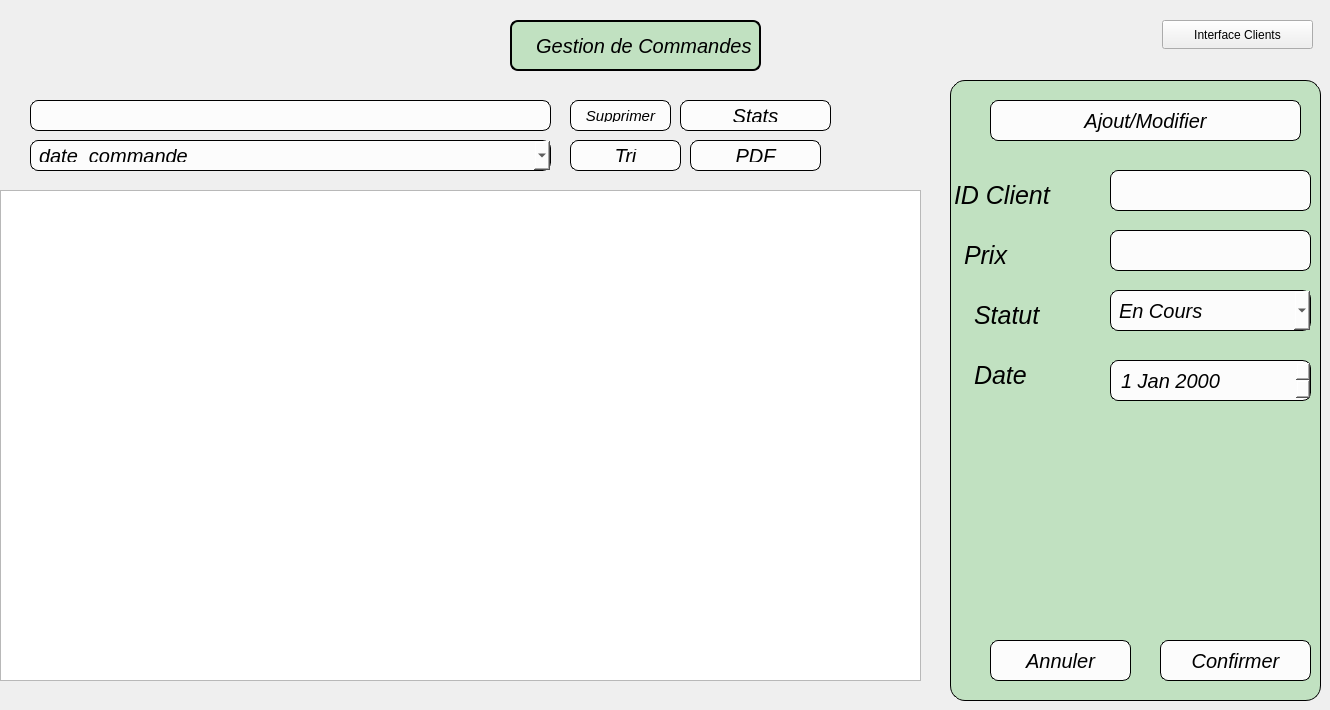
    <widget class="QWidget" name="pagecommande">
     <widget class="QLabel" name="label_2">
      <property name="geometry">
       <rect>
        <x>510</x>
        <y>20</y>
        <width>251</width>
        <height>51</height>
       </rect>
      </property>
      <property name="styleSheet">
       <string notr="true">QLabel {
background-color: rgb(193, 225, 193);
    border: 2px solid black;   
    border-radius: 8px;        
    color: black;             
    font-size: 20px;            
    font-family:&quot;Calibri&quot;;  
    font-style: italic;         
    padding: 8px;              
}</string>
      </property>
      <property name="text">
       <string>  Gestion de Commandes</string>
      </property>
     </widget>
     <widget class="QTableView" name="tableView">
      <property name="geometry">
       <rect>
        <x>0</x>
        <y>190</y>
        <width>921</width>
        <height>491</height>
       </rect>
      </property>
     </widget>
     <widget class="QPushButton" name="pushButtonStatCommandes">
      <property name="geometry">
       <rect>
        <x>680</x>
        <y>100</y>
        <width>151</width>
        <height>31</height>
       </rect>
      </property>
      <property name="styleSheet">
       <string notr="true">
    background-color: #FCFCFC;   /* Fond rose pastel */
    border: 1px solid black;    /* Contour noir */
    border-radius: 8px;         /* Coins légèrement arrondis */
    color: black;               /* Couleur du texte */
    font-size: 20px;            /* Taille du texte */
    font-family: &quot;Calibri&quot;;  /* Police artistique */
    font-style: italic;         /* Optionnel : style italique */
    padding: 8px;               /* Espacement interne */
</string>
      </property>
      <property name="text">
       <string>Stats</string>
      </property>
     </widget>
     <widget class="QLabel" name="label_3">
      <property name="geometry">
       <rect>
        <x>950</x>
        <y>80</y>
        <width>371</width>
        <height>621</height>
       </rect>
      </property>
      <property name="styleSheet">
       <string notr="true">background-color: rgb(193, 225, 193); 
    border: 1px solid black;    /* Contour noir */
    border-radius: 15px;        /* Coins arrondis */
    color: black;               /* Couleur du texte */
    font-size: 16px;            /* Taille du texte */
    padding: 5px;               /* Espacement interne */</string>
      </property>
      <property name="text">
       <string/>
      </property>
     </widget>
     <widget class="QPushButton" name="pushButton_8">
      <property name="geometry">
       <rect>
        <x>990</x>
        <y>100</y>
        <width>311</width>
        <height>41</height>
       </rect>
      </property>
      <property name="styleSheet">
       <string notr="true">
    background-color: #FCFCFC;   /* Fond rose pastel */
    border: 1px solid black;    /* Contour noir */
    border-radius: 8px;         /* Coins légèrement arrondis */
    color: black;               /* Couleur du texte */
    font-size: 20px;            /* Taille du texte */
    font-family: &quot;Calibri&quot;;  /* Police artistique */
    font-style: italic;         /* Optionnel : style italique */
    padding: 8px;               /* Espacement interne */
</string>
      </property>
      <property name="text">
       <string>Ajout/Modifier</string>
      </property>
     </widget>
     <widget class="QPushButton" name="pushButtonPDFCommandes">
      <property name="geometry">
       <rect>
        <x>690</x>
        <y>140</y>
        <width>131</width>
        <height>31</height>
       </rect>
      </property>
      <property name="styleSheet">
       <string notr="true">
    background-color: #FCFCFC;   /* Fond rose pastel */
    border: 1px solid black;    /* Contour noir */
    border-radius: 8px;         /* Coins légèrement arrondis */
    color: black;               /* Couleur du texte */
    font-size: 20px;            /* Taille du texte */
    font-family: &quot;Calibri&quot;;  /* Police artistique */
    font-style: italic;         /* Optionnel : style italique */
    padding: 8px;               /* Espacement interne */
</string>
      </property>
      <property name="text">
       <string>PDF</string>
      </property>
     </widget>
     <widget class="QPushButton" name="pushButton_10">
      <property name="geometry">
       <rect>
        <x>1160</x>
        <y>640</y>
        <width>151</width>
        <height>41</height>
       </rect>
      </property>
      <property name="styleSheet">
       <string notr="true">
    background-color: #FCFCFC;   /* Fond rose pastel */
    border: 1px solid black;    /* Contour noir */
    border-radius: 8px;         /* Coins légèrement arrondis */
    color: black;               /* Couleur du texte */
    font-size: 20px;            /* Taille du texte */
    font-family: &quot;Calibri&quot;;  /* Police artistique */
    font-style: italic;         /* Optionnel : style italique */
    padding: 8px;               /* Espacement interne */
</string>
      </property>
      <property name="text">
       <string>Confirmer</string>
      </property>
     </widget>
     <widget class="QPushButton" name="pushButton_11">
      <property name="geometry">
       <rect>
        <x>990</x>
        <y>640</y>
        <width>141</width>
        <height>41</height>
       </rect>
      </property>
      <property name="styleSheet">
       <string notr="true">
    background-color: #FCFCFC;   /* Fond rose pastel */
    border: 1px solid black;    /* Contour noir */
    border-radius: 8px;         /* Coins légèrement arrondis */
    color: black;               /* Couleur du texte */
    font-size: 20px;            /* Taille du texte */
    font-family: &quot;Calibri&quot;;  /* Police artistique */
    font-style: italic;         /* Optionnel : style italique */
    padding: 8px;               /* Espacement interne */
</string>
      </property>
      <property name="text">
       <string>Annuler</string>
      </property>
     </widget>
     <widget class="QPushButton" name="Supprimer_2">
      <property name="geometry">
       <rect>
        <x>570</x>
        <y>100</y>
        <width>101</width>
        <height>31</height>
       </rect>
      </property>
      <property name="styleSheet">
       <string notr="true">
    background-color: #FCFCFC;   /* Fond rose pastel */
    border: 1px solid black;    /* Contour noir */
    border-radius: 8px;         /* Coins légèrement arrondis */
    color: black;               /* Couleur du texte */
    font-size: 15px;            /* Taille du texte */
    font-family: &quot;Calibri&quot;;  /* Police artistique */
    font-style: italic;         /* Optionnel : style italique */
    padding: 8px;               /* Espacement interne */
</string>
      </property>
      <property name="text">
       <string>Supprimer</string>
      </property>
     </widget>
     <widget class="QPushButton" name="tricommandes">
      <property name="geometry">
       <rect>
        <x>570</x>
        <y>140</y>
        <width>111</width>
        <height>31</height>
       </rect>
      </property>
      <property name="styleSheet">
       <string notr="true">
    background-color: #FCFCFC;   /* Fond rose pastel */
    border: 1px solid black;    /* Contour noir */
    border-radius: 8px;         /* Coins légèrement arrondis */
    color: black;               /* Couleur du texte */
    font-size: 20px;            /* Taille du texte */
    font-family: &quot;Calibri&quot;;  /* Police artistique */
    font-style: italic;         /* Optionnel : style italique */
    padding: 8px;               /* Espacement interne */
</string>
      </property>
      <property name="text">
       <string>Tri</string>
      </property>
     </widget>
     <widget class="QComboBox" name="comboBoxCommandes">
      <property name="geometry">
       <rect>
        <x>30</x>
        <y>140</y>
        <width>521</width>
        <height>31</height>
       </rect>
      </property>
      <property name="styleSheet">
       <string notr="true">
    background-color: #FCFCFC;   /* Fond rose pastel */
    border: 1px solid black;    /* Contour noir */
    border-radius: 8px;         /* Coins légèrement arrondis */
    color: black;               /* Couleur du texte */
    font-size: 20px;            /* Taille du texte */
    font-family: &quot;Calibri&quot;;  /* Police artistique */
    font-style: italic;         /* Optionnel : style italique */
    padding: 8px;               /* Espacement interne */
</string>
      </property>
      <item>
       <property name="text">
        <string>date_commande</string>
       </property>
      </item>
      <item>
       <property name="text">
        <string>statut</string>
       </property>
      </item>
      <item>
       <property name="text">
        <string>id_client</string>
       </property>
      </item>
      <item>
       <property name="text">
        <string>prix le plus eleve</string>
       </property>
      </item>
     </widget>
     <widget class="QLineEdit" name="lineEditNomPrix">
      <property name="geometry">
       <rect>
        <x>1110</x>
        <y>230</y>
        <width>201</width>
        <height>41</height>
       </rect>
      </property>
      <property name="styleSheet">
       <string notr="true">
    background-color: #FCFCFC;   /* Fond rose pastel */
    border: 1px solid black;    /* Contour noir */
    border-radius: 8px;         /* Coins légèrement arrondis */
    color: black;               /* Couleur du texte */
    font-size: 20px;            /* Taille du texte */
    font-family: &quot;Calibri&quot;;  /* Police artistique */
    font-style: italic;         /* Optionnel : style italique */
    padding: 8px;               /* Espacement interne */
</string>
      </property>
     </widget>
     <widget class="QLabel" name="label_12">
      <property name="geometry">
       <rect>
        <x>960</x>
        <y>350</y>
        <width>151</width>
        <height>51</height>
       </rect>
      </property>
      <property name="styleSheet">
       <string notr="true">    background-color: transparent;    /* Pas de fond */
    border: none;                     /* Pas de contour */
    color: black;                     /* Couleur du texte */
    font-size: 25px;                  /* Taille du texte */
    font-family:&quot;Calibri&quot;;/* Police artistique */
    font-style: italic;               /* Italique */
    padding: 8px;                     /* Espacement interne */</string>
      </property>
      <property name="text">
       <string>Date </string>
      </property>
     </widget>
     <widget class="QLabel" name="label_17">
      <property name="geometry">
       <rect>
        <x>960</x>
        <y>290</y>
        <width>151</width>
        <height>51</height>
       </rect>
      </property>
      <property name="styleSheet">
       <string notr="true">    background-color: transparent;    /* Pas de fond */
    border: none;                     /* Pas de contour */
    color: black;                     /* Couleur du texte */
    font-size: 25px;                  /* Taille du texte */
    font-family: &quot;Calibri&quot;;/* Police artistique */
    font-style: italic;               /* Italique */
    padding: 8px;                     /* Espacement interne */</string>
      </property>
      <property name="text">
       <string>Statut</string>
      </property>
     </widget>
     <widget class="QLabel" name="label_19">
      <property name="geometry">
       <rect>
        <x>950</x>
        <y>230</y>
        <width>151</width>
        <height>51</height>
       </rect>
      </property>
      <property name="styleSheet">
       <string notr="true">    background-color: transparent;    /* Pas de fond */
    border: none;                     /* Pas de contour */
    color: black;                     /* Couleur du texte */
    font-size: 25px;                  /* Taille du texte */
    font-family: &quot;Calibri&quot;;/* Police artistique */
    font-style: italic;               /* Italique */
    padding: 8px;                     /* Espacement interne */</string>
      </property>
      <property name="text">
       <string>Prix</string>
      </property>
     </widget>
     <widget class="QLabel" name="label_20">
      <property name="geometry">
       <rect>
        <x>940</x>
        <y>170</y>
        <width>161</width>
        <height>51</height>
       </rect>
      </property>
      <property name="styleSheet">
       <string notr="true">    background-color: transparent;    /* Pas de fond */
    border: none;                     /* Pas de contour */
    color: black;                     /* Couleur du texte */
    font-size: 25px;                  /* Taille du texte */
    font-family: &quot;Calibri&quot;;/* Police artistique */
    font-style: italic;               /* Italique */
    padding: 8px;                     /* Espacement interne */</string>
      </property>
      <property name="text">
       <string>ID Client</string>
      </property>
     </widget>
     <widget class="QLineEdit" name="lineEditNomID">
      <property name="geometry">
       <rect>
        <x>1110</x>
        <y>170</y>
        <width>201</width>
        <height>41</height>
       </rect>
      </property>
      <property name="styleSheet">
       <string notr="true">
    background-color: #FCFCFC;   /* Fond rose pastel */
    border: 1px solid black;    /* Contour noir */
    border-radius: 8px;         /* Coins légèrement arrondis */
    color: black;               /* Couleur du texte */
    font-size: 20px;            /* Taille du texte */
    font-family: &quot;Calibri&quot;;  /* Police artistique */
    font-style: italic;         /* Optionnel : style italique */
    padding: 8px;               /* Espacement interne */
</string>
      </property>
     </widget>
     <widget class="QComboBox" name="comboBoxStatut">
      <property name="geometry">
       <rect>
        <x>1110</x>
        <y>290</y>
        <width>201</width>
        <height>41</height>
       </rect>
      </property>
      <property name="styleSheet">
       <string notr="true">
    background-color: #FCFCFC;   /* Fond rose pastel */
    border: 1px solid black;    /* Contour noir */
    border-radius: 8px;         /* Coins légèrement arrondis */
    color: black;               /* Couleur du texte */
    font-size: 20px;            /* Taille du texte */
    font-family: &quot;Calibri&quot;;  /* Police artistique */
    font-style: italic;         /* Optionnel : style italique */
    padding: 8px;               /* Espacement interne */
</string>
      </property>
      <item>
       <property name="text">
        <string>En Cours</string>
       </property>
      </item>
      <item>
       <property name="text">
        <string>livrée</string>
       </property>
      </item>
      <item>
       <property name="text">
        <string>Annulé</string>
       </property>
      </item>
      <item>
       <property name="text">
        <string>En attente</string>
       </property>
      </item>
     </widget>
     <widget class="QDateEdit" name="dateEdit">
      <property name="geometry">
       <rect>
        <x>1110</x>
        <y>360</y>
        <width>201</width>
        <height>41</height>
       </rect>
      </property>
      <property name="styleSheet">
       <string notr="true">
    background-color: #FCFCFC;   /* Fond rose pastel */
    border: 1px solid black;    /* Contour noir */
    border-radius: 8px;         /* Coins légèrement arrondis */
    color: black;               /* Couleur du texte */
    font-size: 20px;            /* Taille du texte */
    font-family:&quot;Calibri&quot;;  /* Police artistique */
    font-style: italic;         /* Optionnel : style italique */
    padding: 8px;               /* Espacement interne */
</string>
      </property>
     </widget>
     <widget class="QLineEdit" name="lineEditRecherche_2">
      <property name="geometry">
       <rect>
        <x>30</x>
        <y>100</y>
        <width>521</width>
        <height>31</height>
       </rect>
      </property>
      <property name="styleSheet">
       <string notr="true">
    background-color: #FCFCFC;   /* Fond rose pastel */
    border: 1px solid black;    /* Contour noir */
    border-radius: 8px;         /* Coins légèrement arrondis */
    color: black;               /* Couleur du texte */
    font-size: 15px;            /* Taille du texte */
    font-family: &quot;&quot;Calibri&quot;&quot;;  /* Police artistique */
    font-style: italic;         /* Optionnel : style italique */
    padding: 8px;               /* Espacement interne */
</string>
      </property>
     </widget>
     <widget class="QPushButton" name="pushButtonClient">
      <property name="geometry">
       <rect>
        <x>1162</x>
        <y>20</y>
        <width>151</width>
        <height>29</height>
       </rect>
      </property>
      <property name="text">
       <string>Interface Clients</string>
      </property>
     </widget>
    </widget>
